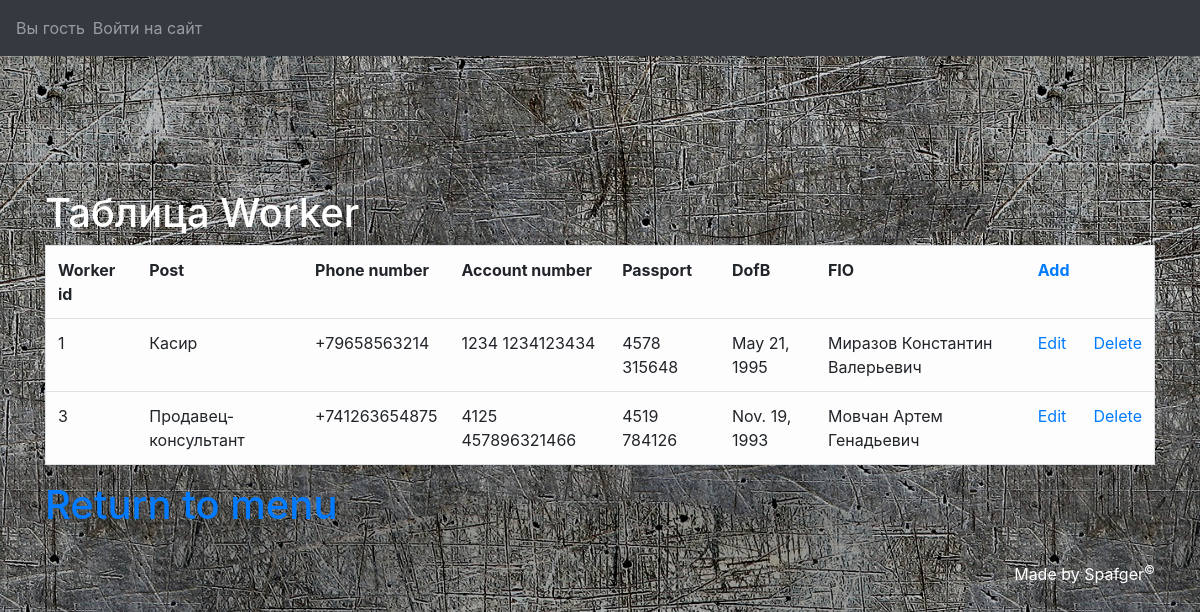
The app's page /LabaUD/mainmenu/Worker/outworker with its own data.
### LabaUD/models.py (models this page shows, shortened)
class Worker(models.Model):
    id_worker = models.AutoField(primary_key=True)
    post = models.CharField(max_length=64)
    phone_number_worker = models.CharField(max_length=13)
    account_number_worker = models.CharField(max_length=20)
    passport_worker = models.CharField(max_length=128)
    dofb_worker = models.DateField()
    fio_worker = models.CharField(max_length=128)

### LabaUD/views.py (the view)
def outworker(request):
    cur_user = get_user(request)
    worker_list = Worker.objects.all()
    return render(request, "bdedit/Worker/outworker.html", locals())

### templates/bdedit/Worker/outworker.html (shortened to what this page needs)
{% extends "base.html" %}
{% block content %}
    <div class="container">
        <h1 style="color: #FFFFFF">Таблица Worker</h1>
        <table class="table table-light border table-hover" align="center">
            <tr class="bold_text">
                <td>Worker id</td>
                <td>Post</td>
                <td>Phone number</td>
                <td>Account number</td>
                <td>Passport</td>
                <td>DofB</td>
                <td>FIO</td>
                <td><a href="{% url "add_worker" %}">Add</a></td>
            </tr>
            {% for worker in worker_list %}
                <tr>
                    <td>{{ worker.id_worker }}</td>
                    <td>{{ worker.post }}</td>
                    <td>{{ worker.phone_number_worker }}</td>
                    <td>{{ worker.account_number_worker }}</td>
                    <td>{{ worker.passport_worker }}</td>
                    <td>{{ worker.dofb_worker }}</td>
                    <td>{{ worker.fio_worker }}</td>
                    <td><a href="{% url "edit_worker" worker.id_worker %}">Edit</a></td>
                    <td><a href="{% url "delete_worker" worker.id_worker %}">Delete</a></td>
                </tr>
            {% endfor %}
        </table>
        <h1><a href="../../mainmenu">Return to menu</a>
        </h1>
    </div>
{% endblock content %}

### LabaUD/static/css/styles.css (style rules this page uses)
.bold_text { font-weight: bold; }

### records on screen
Worker: id_worker "1", post "Касир", phone_number_worker "+79658563214", account_number_worker "1234 1234123434", passport_worker "4578 315648", dofb_worker "May 21, 1995", fio_worker "Миразов Константин Валерьевич"
Worker: id_worker "3", post "Продавец-консультант", phone_number_worker "+741263654875", account_number_worker "4125 457896321466", passport_worker "4519 784126", dofb_worker "Nov. 19, 1993", fio_worker "Мовчан Артем Генадьевич"
